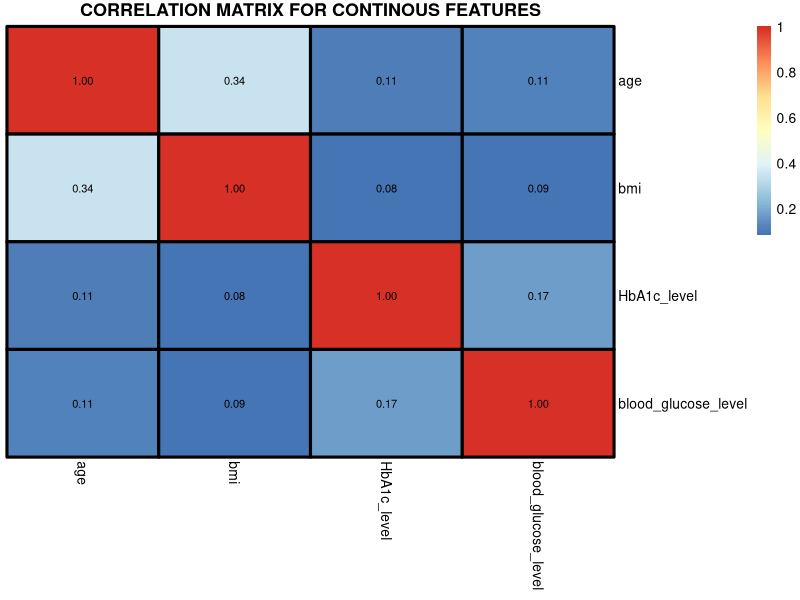
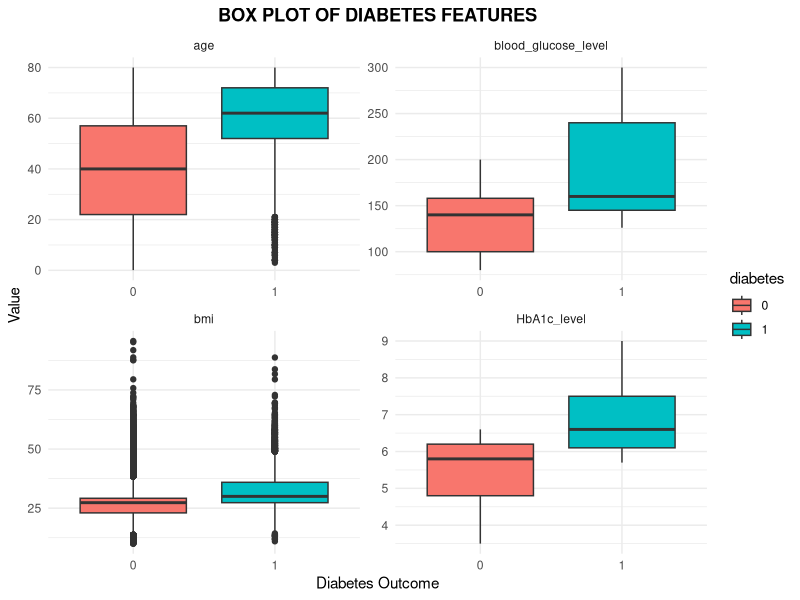
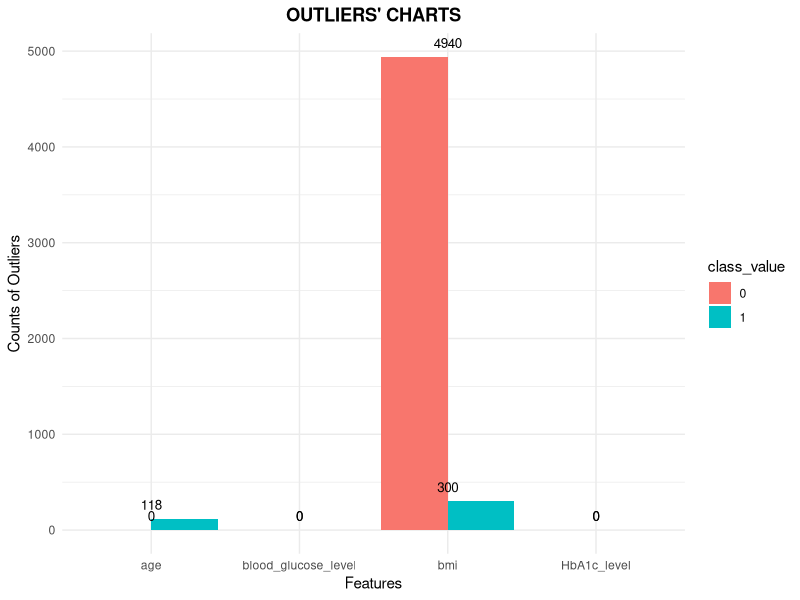
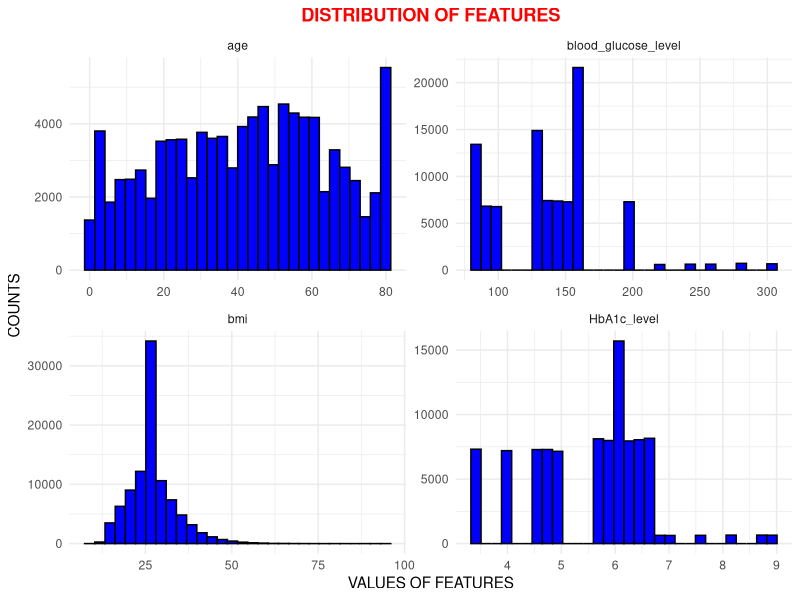
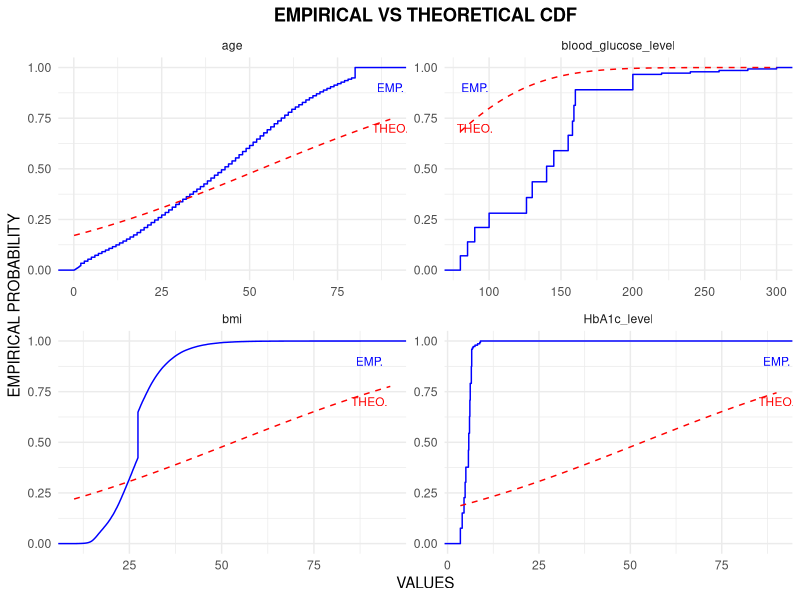

These figures' R source, in order:
library(tidyverse)
library(ggpubr)
data = read.csv('cleaned data.csv')

for (column in seq(ncol(data))){
  if(length(unique(data[[column]]))<4){
    data[[column]]<- as.factor(data[[column]])
  }
}

numeric_column<- data %>% select_if(is.numeric)

#numeric_data<- data %>% select(where(is.numeric))
correlation_matrix = cor(numeric_column, use = 'complete.obs')
#***************************************************
#             CORRELATION MATRIX                   #  
#***************************************************


pheatmap::pheatmap(correlation_matrix,
                   cluster_rows = F, 
                   cluster_cols = F, annotation_legend = TRUE,
                   legend = T, show_rownames = T, show_colnames = T,
                   display_numbers = T, border_color = 'black', 
                   main = "CORRELATION MATRIX FOR CONTINOUS FEATURES", lwd = 3,
                    number_color = 'black' )


#***************************************************
#             CREATING THE BOXPLOTS                #  
#***************************************************

extended_data<- pivot_longer(data,
                             cols = c(bmi, age, HbA1c_level, blood_glucose_level),
                             names_to = "Column_names", values_to = "Values")

ggplot(data = extended_data,
       mapping = aes(x = diabetes, y = Values, fill = diabetes))+
  geom_boxplot()+
  facet_wrap(~Column_names, scales = 'free')+
  
  labs(x= "Diabetes Outcome", y = "Value", title = "BOX PLOT OF DIABETES FEATURES")+
  
  theme_minimal()+
  theme(plot.title = element_text(hjust = 0.5, face = 'bold'))


#***************************************************
#             WORKING ON THE OUTLIERS          #  
#***************************************************
# outlier_detector<- function(x){deviation = sd(x,na.rm = T)
#   average = mean(x,na.rm = T)
#   scaler= (x - average)/deviation
#   outlier<- sum(abs(scaler) > 3)
#   return (outlier)}

box_plot_outlier<- function(x){
  Q1<- quantile(x, 0.25, na.rm = T)
  Q3<- quantile(x, 0.75, na.rm = T)
  
  inter<- Q3 - Q1
  
  lower_bound = Q1- (1.5 * inter)
  upper_bound = Q3 + (1.5 * inter)
  
  outlier<- which(x > upper_bound | x < lower_bound)
  
  total<- length(outlier)
  return(total)
}


# outliers<- data.frame(Variable = character(),
#                       Outlier = numeric(),
#                       class_value = character(),
#                       stringsAsFactors = FALSE)
# 
# for (column in seq(ncol(data))){
#   if(is.numeric(data[[column]])){
#     
#     cat("The Number of Outliers in", colnames(data[column]),
#         "is:", box_plot_outlier(data[[column]]))
#     
#     outliers<- rbind(outliers, data.frame(
#       Variable = colnames(data[column]),
#       Outlier = box_plot_outlier(data[[column]]),
#       stringsAsFactors = F))
#     cat("\n")
#   }
# }


outliers <- data.frame(Variable = character(),
                       Outlier = numeric(),
                       class_value = character(),
                       stringsAsFactors = FALSE)

category <- 'diabetes'
for (values in unique(data[[category]])){
  subset = data[data[[category]] == values, ]
  
  for (column in seq(ncol(subset))){
    
    if (is.numeric(subset[[column]])){
      outlier = box_plot_outlier(subset[[column]])
      
      cat("The Outliers in column", colnames(subset[column]), 
          "Class", values, "is:", outlier)
      cat("\n")
      
      outliers = rbind(outliers, data.frame(
        Variable = colnames(subset[column]),
        Outlier = outlier,
        class_value = values,
        stringsAsFactors = F))
    }
  }
}

outliers$class_value <- as.factor(outliers$class_value)
outliers$Variable<- as.factor(outliers$Variable)

ggplot(data = outliers)+
  
  geom_bar(mapping = aes(x = Variable,
                               y = Outlier, fill = class_value),
           stat = 'identity', position = 'dodge')+
  geom_text(mapping= aes(x = Variable, y = Outlier, label = Outlier),
            vjust= -0.9, size = 3.4 )+
  
  labs(x = "Features", y = "Counts of Outliers", title = "OUTLIERS' CHARTS")+
  
  theme_minimal()+
  
  theme(plot.title = element_text(hjust = 0.5, face= 'bold'))

ggplot(data = extended_data, mapping=aes(x=Values))+
  geom_histogram(bins = 30, fill = 'blue', colour = 'black')+
  facet_wrap(~Column_names, scales = 'free')+
  theme_minimal()+
  labs(x = "VALUES OF FEATURES", y = 'COUNTS', 
       title = 'DISTRIBUTION OF FEATURES')+
  theme(plot.title = element_text(hjust = 0.5,
                                  face = 'bold', colour = 'red'))

ggplot(data  = extended_data, mapping = aes(x = Values))+
  
  stat_ecdf(geom = 'step', colour = 'blue', )+
  stat_function(fun = pnorm, args = list(mean = mean(extended_data$Values),
              sd = sd(extended_data$Values)), linetype= 'dashed',
                color = 'red')+
  
  facet_wrap(~Column_names, scales = 'free')+
  theme_minimal()+
  
  labs(x = "VALUES", y = 'EMPIRICAL PROBABILITY', 
       title = 'EMPIRICAL VS THEORETICAL CDF')+
  
  theme(plot.title = element_text(hjust = 0.5, face = 'bold'))+
  annotate(geom = 'text', x = max(extended_data$Values) * 0.3, y = 0.9,
           label = 'EMP.', colour = 'blue', size = 3)+
  
  annotate(geom = 'text', x = max(extended_data$Values) * 0.3, y = 0.7,
           label = 'THEO.', colour = 'red', size = 3)


